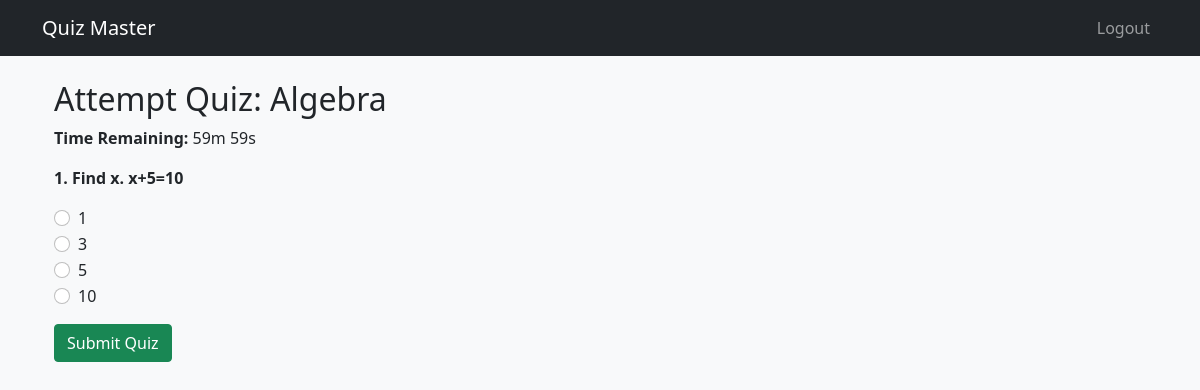
/user/quiz/attempt/1 (signed in), run on an earlier commit of the app's database.
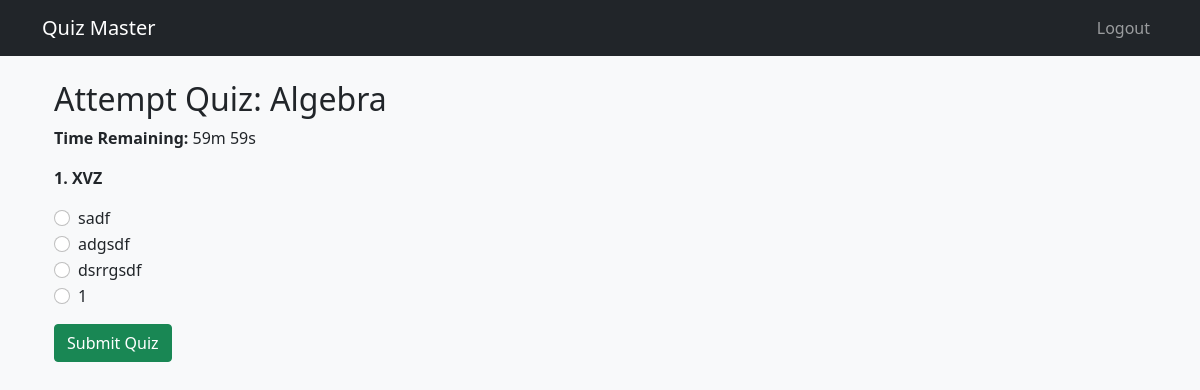
And on a later commit of the database.
### app.py (models this page shows)
class Questions(db.Model):
    __tablename__ = 'questions'
    question_id = db.Column(db.Integer, primary_key=True)
    quiz_id = db.Column(db.Integer, db.ForeignKey('quiz.quiz_id'), nullable=False)
    question_statement = db.Column(db.Text, nullable=False)
    option_1 = db.Column(db.String(255), nullable=False)
    option_2 = db.Column(db.String(255), nullable=False)
    option_3 = db.Column(db.String(255), nullable=False)
    option_4 = db.Column(db.String(255), nullable=False)
    correct_option = db.Column(db.Integer, nullable=False)

### app.py (the view, shortened to what this page needs)
@app.route('/user/quiz/attempt/<int:quiz_id>', methods=['GET', 'POST'])
@login_required
def attempt_quiz(quiz_id):
    quiz = Quiz.query.get_or_404(quiz_id)
    questions = Questions.query.filter_by(quiz_id=quiz_id).all()
    return render_template('attempt_quiz.html', quiz=quiz, questions=questions)

### app.py (called while the page is built)
def login_required(f):
    @wraps(f)
    def decorated(*args, **kwargs):
        if 'user_id' not in session:
            return redirect(url_for('login'))
        return f(*args, **kwargs)
    return decorated

### templates/attempt_quiz.html (shortened to what this page needs)
{% extends "base.html" %}
{% block content %}
<div class="container mt-4">
    <h2>Attempt Quiz: {{ quiz.chapter.name }}</h2>
    <p><strong>Time Remaining:</strong> <span id="timer"></span></p>
    <form method="POST" id="quiz-form">
        {% for question in questions %}
        <div class="mb-3">
            <p><strong>{{ loop.index }}. {{ question.question_statement }}</strong></p>
            {% for i in range(1, 5) %}
            <div class="form-check">
                <input class="form-check-input" type="radio" name="q{{ question.question_id }}" value="{{ i }}" required>
                <label class="form-check-label">{{ question['option_' ~ i] }}</label>
            </div>
            {% endfor %}
        </div>
        {% endfor %}
        <button type="submit" class="btn btn-success">Submit Quiz</button>
    </form>
</div>
{% endblock %}

What changed in the data, as far as the page shows it:
changed Questions: question_statement "Find x. x+5=10" → "XVZ"
Also different on the page:
new list line: "☐ sadf"
new list line: "☐ adgsdf"
new list line: "☐ dsrrgsdf"
list line gone: "☐ 3"
list line gone: "☐ 5"
list line gone: "☐ 10"
